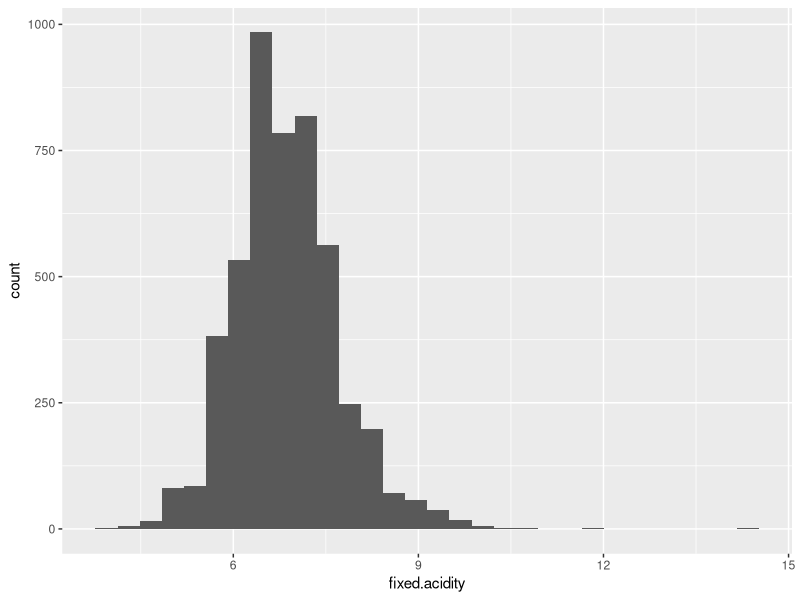
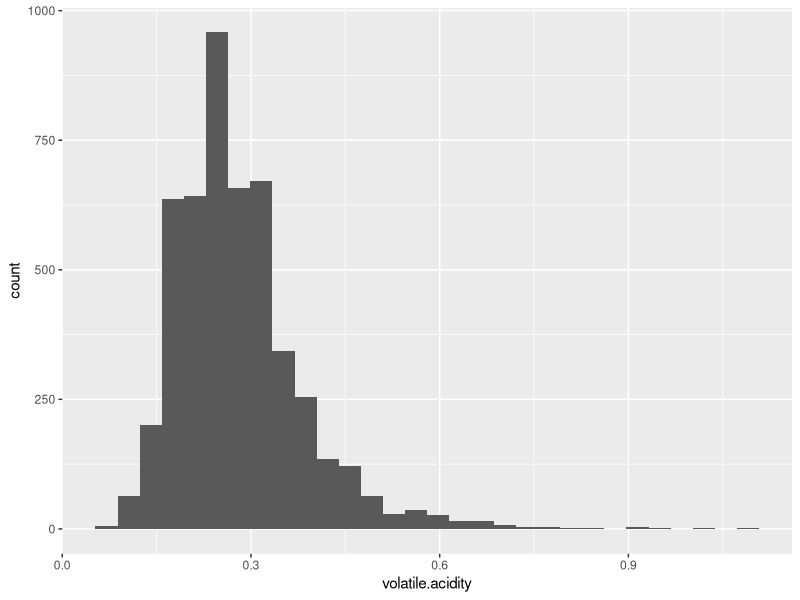
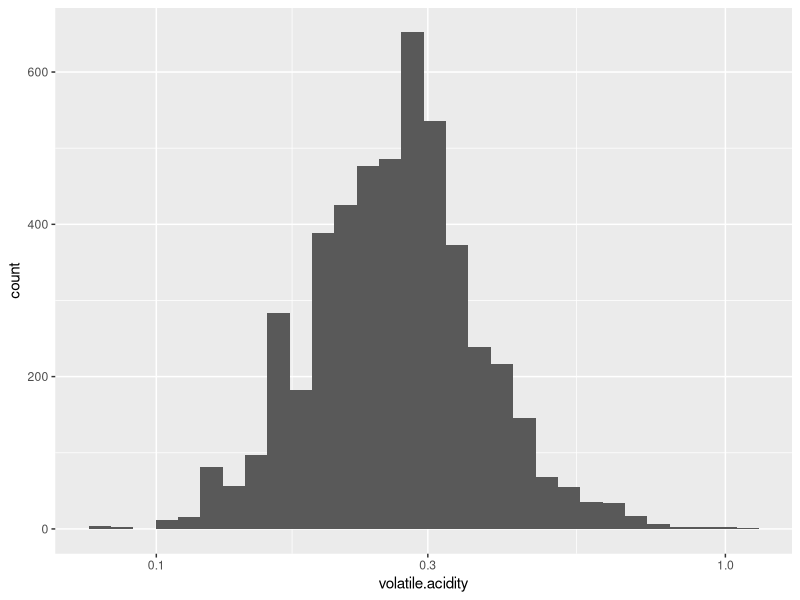
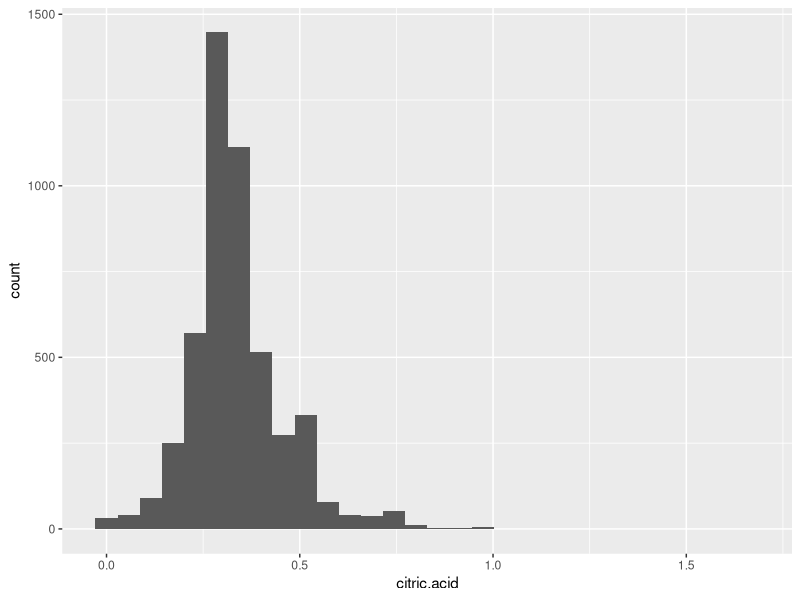
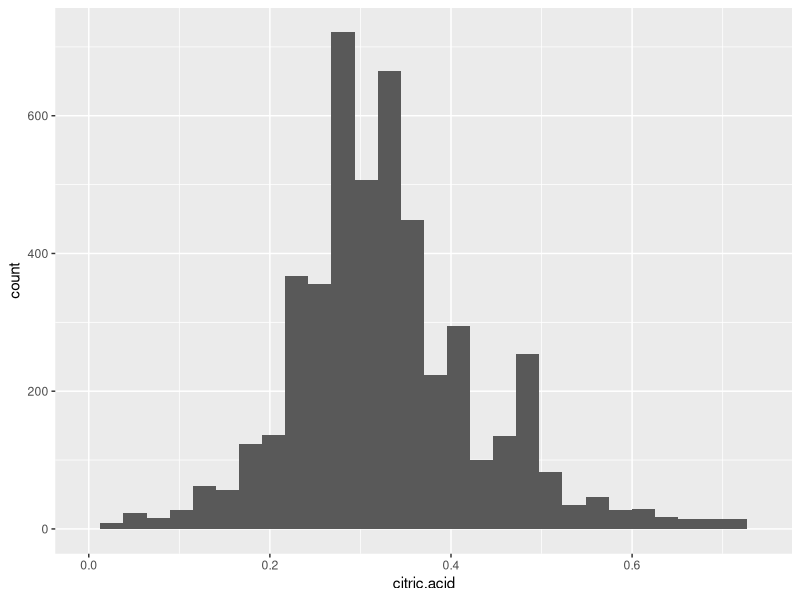
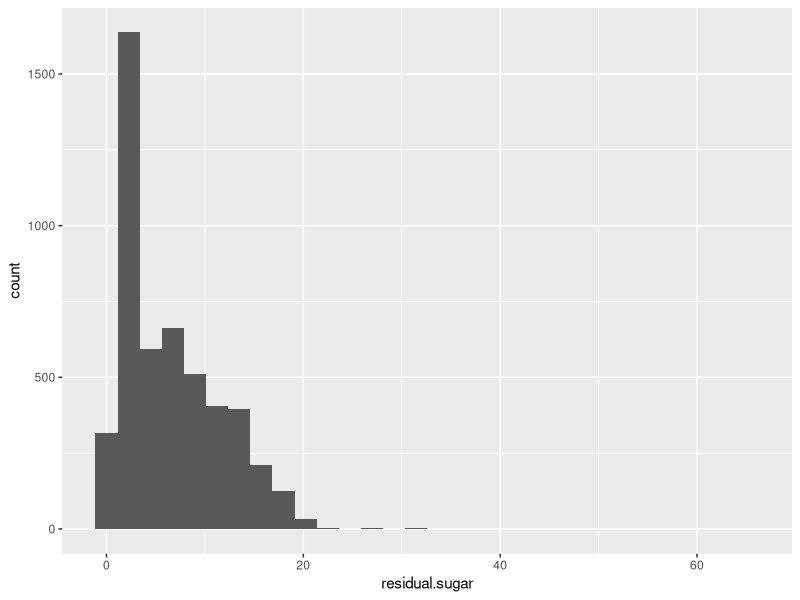
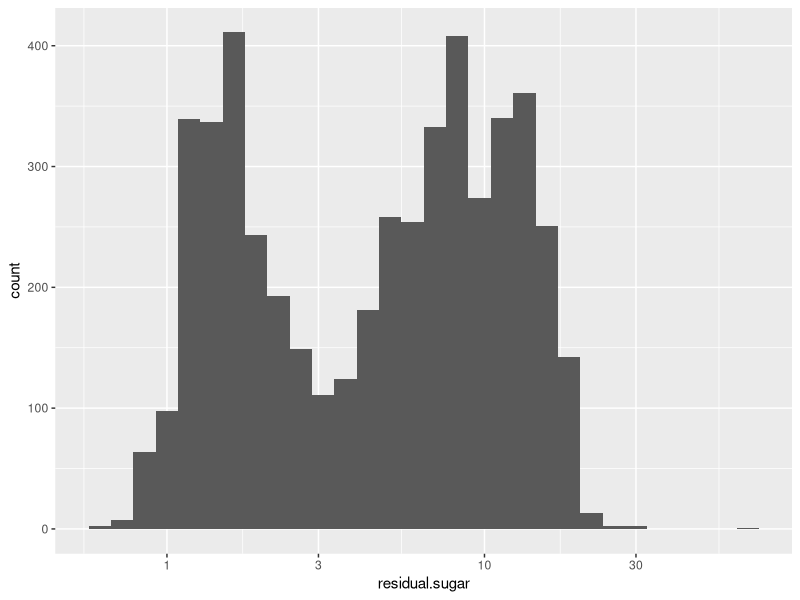
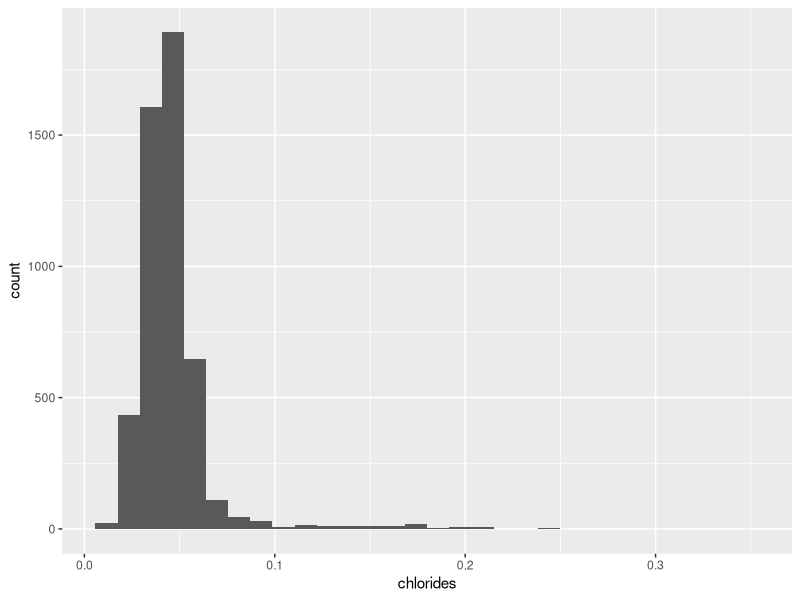

Reproduce these figures in R, in order.
## ---- chunk 1
# Load all of the packages that you end up using in your analysis in this code
# chunk.

# Notice that the parameter "echo" was set to FALSE for this code chunk. This
# prevents the code from displaying in the knitted HTML output. You should set
# echo=FALSE for all code chunks in your file, unless it makes sense for your
# report to show the code that generated a particular plot.

# The other parameters for "message" and "warning" should also be set to FALSE
# for other code chunks once you have verified that each plot comes out as you
# want it to. This will clean up the flow of your report.

library(ggplot2)
## ---- chunk 2
# Load the data
df <- read.csv('white_wine_quality.csv', check.names = FALSE, row.names = 1)
head(df)
## ---- chunk 3
# Determine the dimensions of the dataset
dim(df)
## ---- chunk 4
# Determine the structure of the dataset
str(df)
## ---- chunk 5
# Provide a summary of the dataset
summary(df)
## ---- chunk 6
# Plot a histogram of fixed acidity levels
ggplot(aes(x = fixed.acidity),
       data = df) +
  geom_histogram()
## ---- chunk 7
# Plot a histogram of volatile acidity levels
ggplot(aes(x = volatile.acidity),
       data = df) +
  geom_histogram()
## ---- chunk 8
# Plot a histogram of volatile acidity levels on log10 scale
ggplot(aes(x = volatile.acidity),
       data = df) +
  geom_histogram() +
  scale_x_log10()
## ---- chunk 9
# Plot a histogram of citric acid levels
ggplot(aes(x = citric.acid),
       data = df) +
  geom_histogram()
## ---- chunk 10
# Plot a histogram of the citric acid levels excluding the top 1%
ggplot(aes(x = citric.acid),
       data = df) +
  geom_histogram() +
  xlim(0, quantile(df$citric.acid, probs = 0.99))
## ---- chunk 11
# Plot a histogram of residual sugar levels
ggplot(aes(x = residual.sugar),
       data = df) +
  geom_histogram()
## ---- chunk 12
# Plot a histogram of residual sugar levels on a log10 scale
ggplot(aes(x = residual.sugar),
       data = df) +
  geom_histogram() +
  scale_x_log10()
## ---- chunk 13
# Plot a histogram of chloride levels
ggplot(aes(x = chlorides),
       data = df) +
  geom_histogram()
## ---- chunk 14
# Plot a histogram of chloride levels on a log10 scale
ggplot(aes(x = chlorides),
       data = df) +
  geom_histogram() +
  scale_x_log10()
## ---- chunk 15
# Plot a histogram of free sulfur dioxide levels
ggplot(aes(x = free.sulfur.dioxide),
       data = df) +
  geom_histogram()
## ---- chunk 16
# Plot a histogram of free sulfur dioxide levels excluding the top 1%
ggplot(aes(x = free.sulfur.dioxide),
       data = df) +
  geom_histogram() +
  xlim(0, quantile(df$free.sulfur.dioxide, probs = 0.99))
## ---- chunk 17
# Plot a histogram of total sulfur dioxide levels
ggplot(aes(x = total.sulfur.dioxide),
       data = df) +
  geom_histogram()
## ---- chunk 18
# Plot a histogram of density levels
ggplot(aes(x = density),
       data = df) +
  geom_histogram()
## ---- chunk 19
# Plot a histogram of density levels
ggplot(aes(x = density),
       data = df) +
  geom_histogram() +
  xlim(0, quantile(df$density, probs = 0.99))
## ---- chunk 20
# Plot a histogram of pH levels
ggplot(aes(x = pH),
       data = df) +
  geom_histogram()
## ---- chunk 21
# Plot a histogram of sulphate levels
ggplot(aes(x = sulphates),
       data = df) +
  geom_histogram()
## ---- chunk 22
# Plot a histogram of sulphate levels on a log10 scale
ggplot(aes(x = sulphates),
       data = df) +
  geom_histogram() +
  scale_x_log10()
## ---- chunk 23
# Plot a histogram of alcohol levels
ggplot(aes(x = alcohol),
       data = df) +
  geom_histogram()
## ---- chunk 24
# Plot a histogram of alcohol levels on a log10 scale
ggplot(aes(x = alcohol),
       data = df) +
  geom_histogram() +
  scale_x_log10()
## ---- chunk 25
# Plot a histogram of quality levels
ggplot(aes(x = quality),
       data = df) +
  geom_histogram(binwidth = 1) +
  scale_x_continuous(breaks = seq(3, 9, 1))
## ---- chunk 26

## ---- chunk 27

## ---- chunk 28

## ---- chunk 29

## ---- chunk 30

